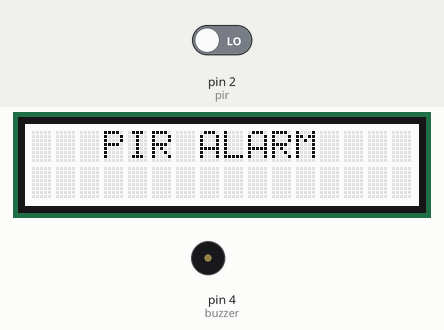
The sketch below on a simulated Arduino Uno, built with avr-gcc and run on an emulated ATmega328P. On the bench: 16×2 character LCD, buzzer (waves = sounding, pin HIGH). The test bench sets the inputs (shaded band); at power-on: pin 2 (pir) LOW. What the sketch prints to the serial monitor is not drawn.

Above: at 1.6 s.
1.7 s: pin 2 (pir) driven HIGH
At 3.0 s:
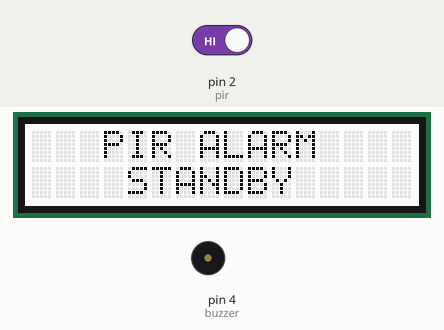
At 6.0 s:
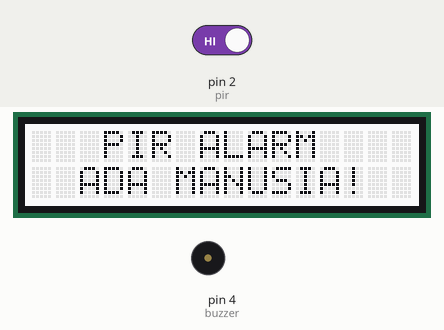
Timing chart, 0 to 11.6 s (numbered marks = the images above; inputs shaded):
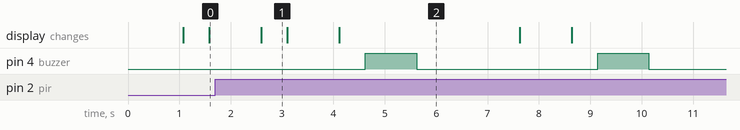

The sketch:

PIR_Human_Detection.ino
```cpp
/*===============PIR HUMAN DETECTION=================
  Dibuat Oleh Tim Digiware
  ===================================================
  Konfigurasi Pin:
  |------------------------------------------------|
  |                            | Arduino Base HAT  |
  |------------------------------------------------|
  |Grove - Mini PIR Sensor     |         D2        |
  |Grove - LCD 16x2            |         I2C       |
  |Grove - Buzzer              |         D4        |
  |------------------------------------------------|
*/

#define pir 2
int buzzer = 4;
#include <Wire.h>
#include "rgb_lcd.h"
rgb_lcd lcd;

void setup() {

  lcd.begin(16,2);
  pinMode(pir, INPUT);
  Serial.begin(9600);

}

void loop() {

  int scan = digitalRead(pir);
  Serial.println(scan);
  delay(1000);

  if(scan == 1)
  {

    lcd.setCursor(2, 1);
    lcd.print("ADA MANUSIA! ");
    delay(500);

    analogWrite(buzzer, 150);
    delay(1000);
    analogWrite(buzzer, 0);
    delay(2000);

    lcd.clear();

  }

  else
  {
    lcd.setCursor(4, 1);
    lcd.print("STANDBY ");
    delay(500);
    lcd.clear();
  }
lcd.setCursor(3, 0);
lcd.print("PIR ALARM");
}
```

Measured:
- after the input at 1.7 s, pin 4 (buzzer): alternates HIGH for 1.0 s and LOW for 3.5 s, starting after 2.9 s; the display: first differs from a run without the input after 2.4 s (image 2)
- what the display in image 1 shows lasts 0.5 s, from 2.6 s to 3.1 s
